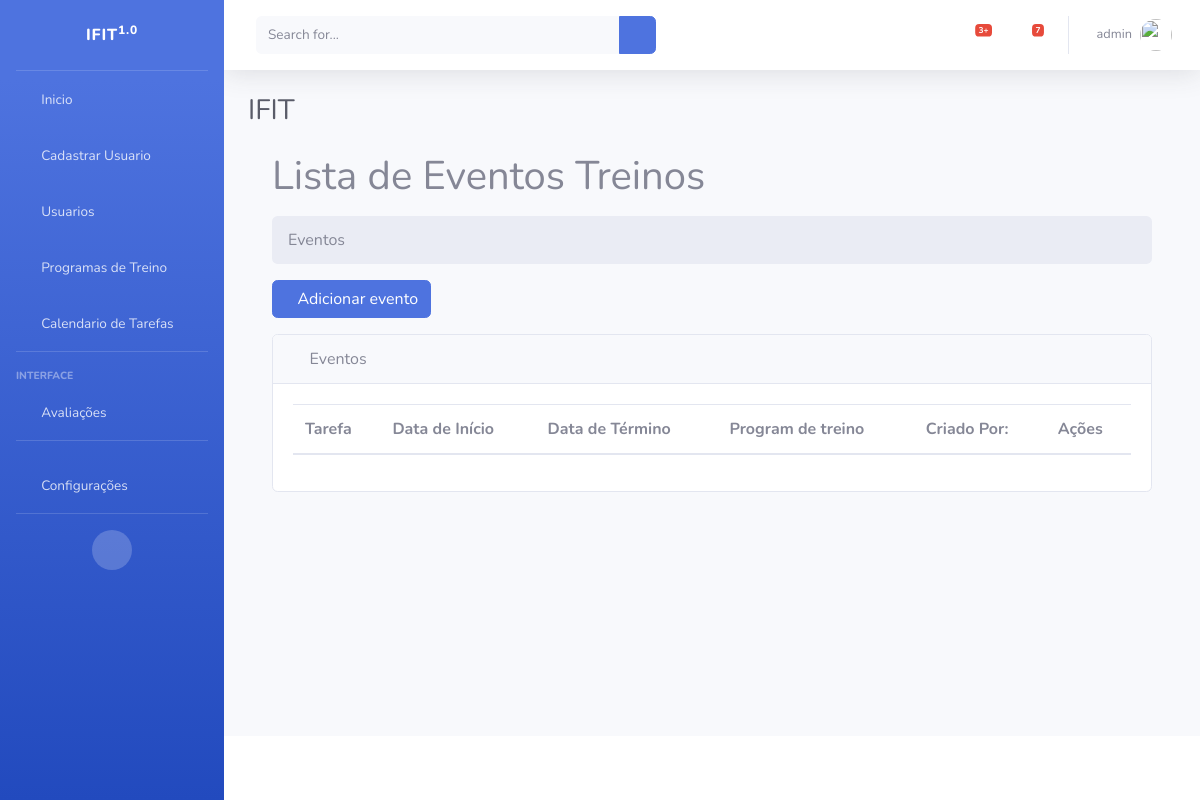
Page /list/ (signed in) on the earlier database version.
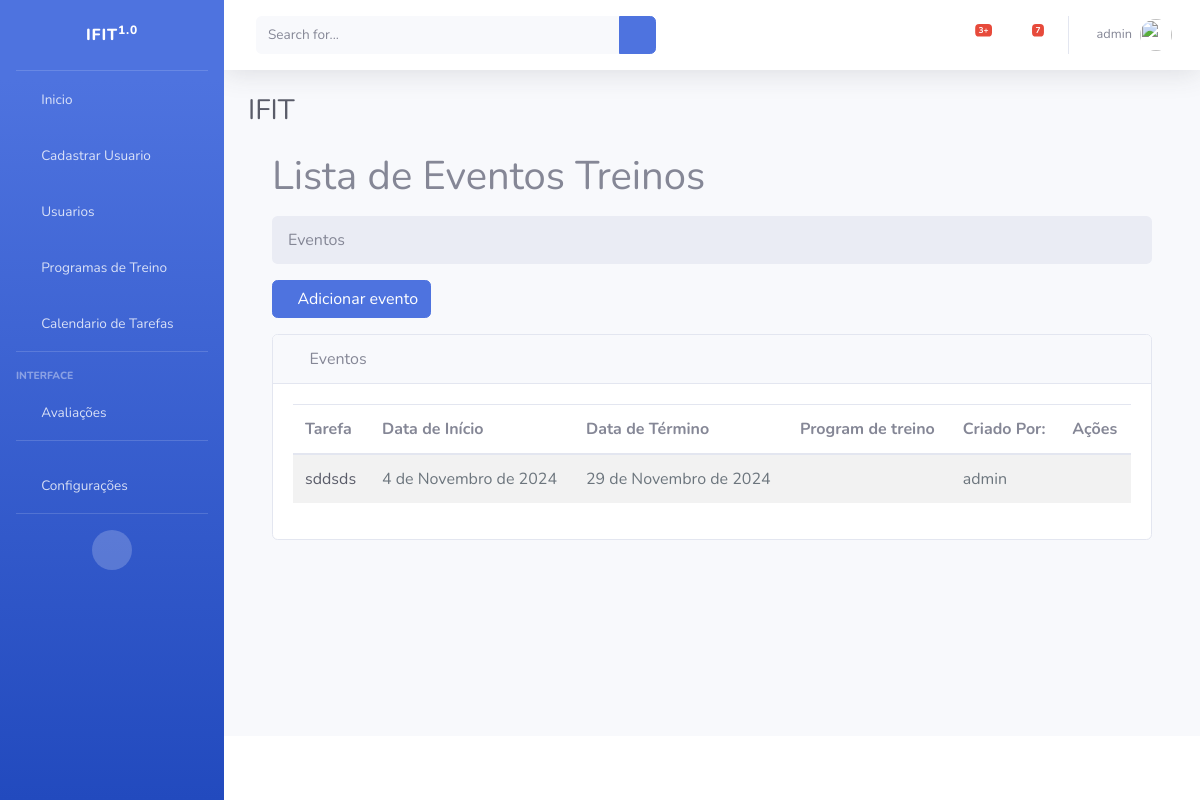
Same page on the later database version.
### tasks/models.py (models this page shows, shortened)
class Task(models.Model):
    id = models.BigAutoField(primary_key=True)
    title = models.CharField(max_length=255)
    description = models.TextField()
    start_date = models.DateField()
    end_date = models.DateField()
    total_subs = models.PositiveIntegerField(default=0)
    subs = models.PositiveIntegerField(default=0)
    start_time = models.TimeField()
    end_time = models.TimeField()
    usuario = models.ForeignKey(User, on_delete=models.CASCADE)
    programa_treino = models.ForeignKey(TrainingExercicio, on_delete=models.PROTECT)
    created_at = models.DateTimeField(auto_now_add=True)
    updated_at = models.DateTimeField(auto_now=True)

### tasks/views.py (the view)
# urls.py: path('list/', TaskListView.as_view(), name='task-list'),
class TaskListView(GroupRequiredMixin, LoginRequiredMixin, ListView):
    group_required = u"Administrador"
    login_url = reverse_lazy('login')
    model = Task
    template_name = 'tasks/list.html'
    context_object_name = 'tasks'
    ordering = '-created_at'
    def get_queryset(self):
        self.tasks = Task.objects.filter(usuario=self.request.user)
        return self.tasks

### tasks/templates/tasks/list.html (shortened to what this page needs)
{% extends 'paginas/index.html' %}
{% block conteudo %}
<div class="container-fluid">
    <h1 class="mb-3">Lista de Eventos Treinos</h1>
    <ol class="breadcrumb mb-3">
        <li class="breadcrumb-item active">Eventos</li>
    </ol>
    <div class="row mb-3">
        <div class="col-12 col-sm-auto">
            <a id="add-link" href="{% url 'new-task' %}" class="btn btn-primary d-flex align-items-center">
                <i class="fas fa-plus me-2"></i> Adicionar evento
            </a>
        </div>
    </div>
    <div class="card">
        <div class="card-header">
            <i class="fas fa-table me-1"></i>
            Eventos
        </div>
        <div class="card-body">
            <div class="table-responsive">
                <table id="datatablesSimple" class="table table-striped table-hover">
                    <thead class="table">
                        <tr>
                            <th>Tarefa</th>
                            <th>Data de Início</th>
                            <th>Data de Término</th>
                            <th>Program de treino</th>
                            <th>Criado Por:</th>
                            <th>Ações</th>
                        </tr>
                    </thead>
                    <tbody>
                        {% for task in tasks %}
                        <tr class="task-item">
                            <td>
                                <a href="/task/{{ task.id }}" class="text-decoration-none text-dark">{{ task.title }}</a>
                            </td>
                            <td style="color: #6c757d;" class="fs-6">{{ task.start_date }}</td>
                            <td style="color: #6c757d;" class="fs-6">{{ task.end_date }}</td>
                            <td style="color: #6c757d;" class="fs-6">{{ cadass.training_exercicio }}</td>
                            <td style="color: #6c757d;" class="fs-6">{{ task.usuario.username }}</td>
                            <td>
                                <a href="{% url 'delete-task' task.id %}" class="text-danger me-2"><i class="fas fa-trash"></i></a>
                                <a href="{% url 'edit-task' task.id %}" class="text-warning"><i class="fas fa-edit"></i></a>
                            </td>
                        </tr>
                        {% endfor %}
                    </tbody>
                </table>
            </div>
        </div>
    </div>
</div>
{% endblock %}

Differences in the rows shown:
added Task: title "sddsds", start_date "4 de Novembro de 2024", end_date "29 de Novembro de 2024", usuario.username "admin"
